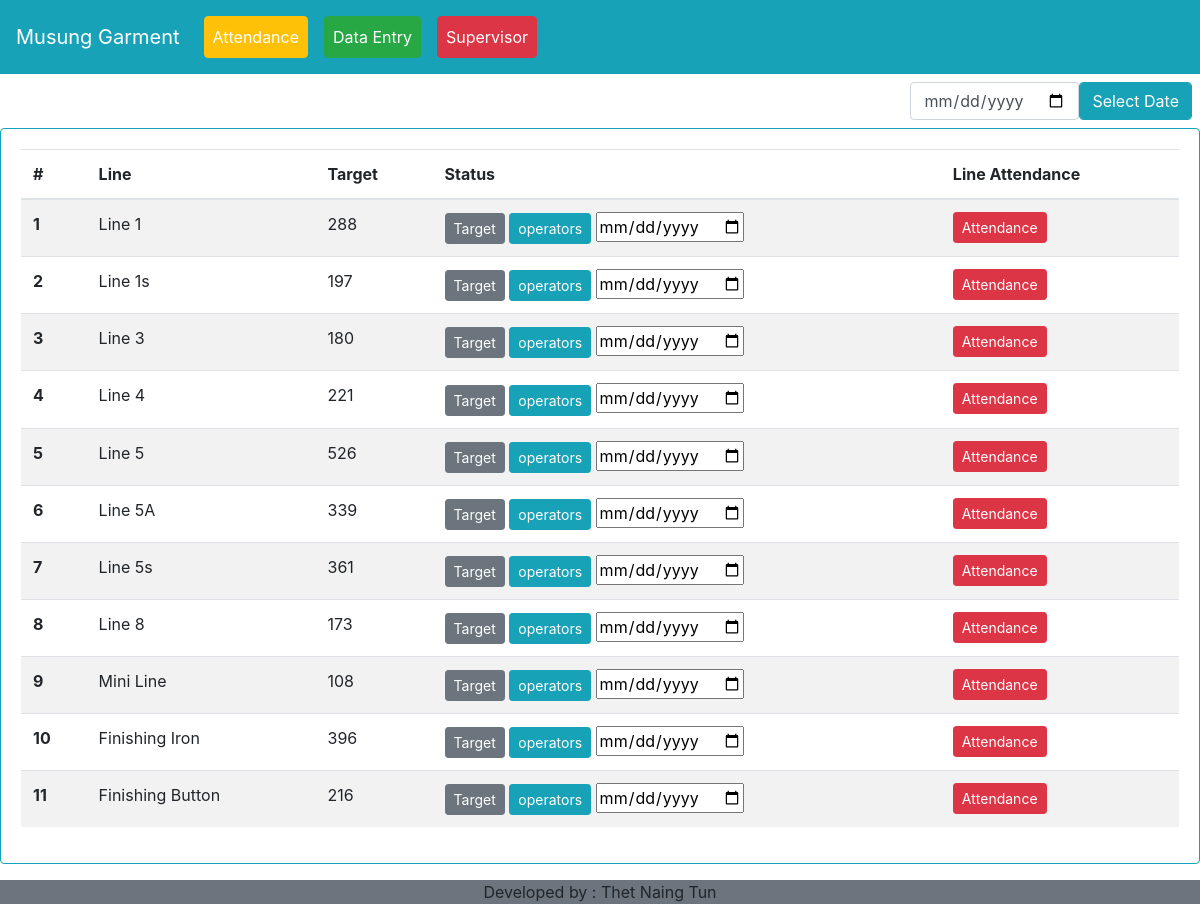
The app's page /attendance_backdate/, older data.
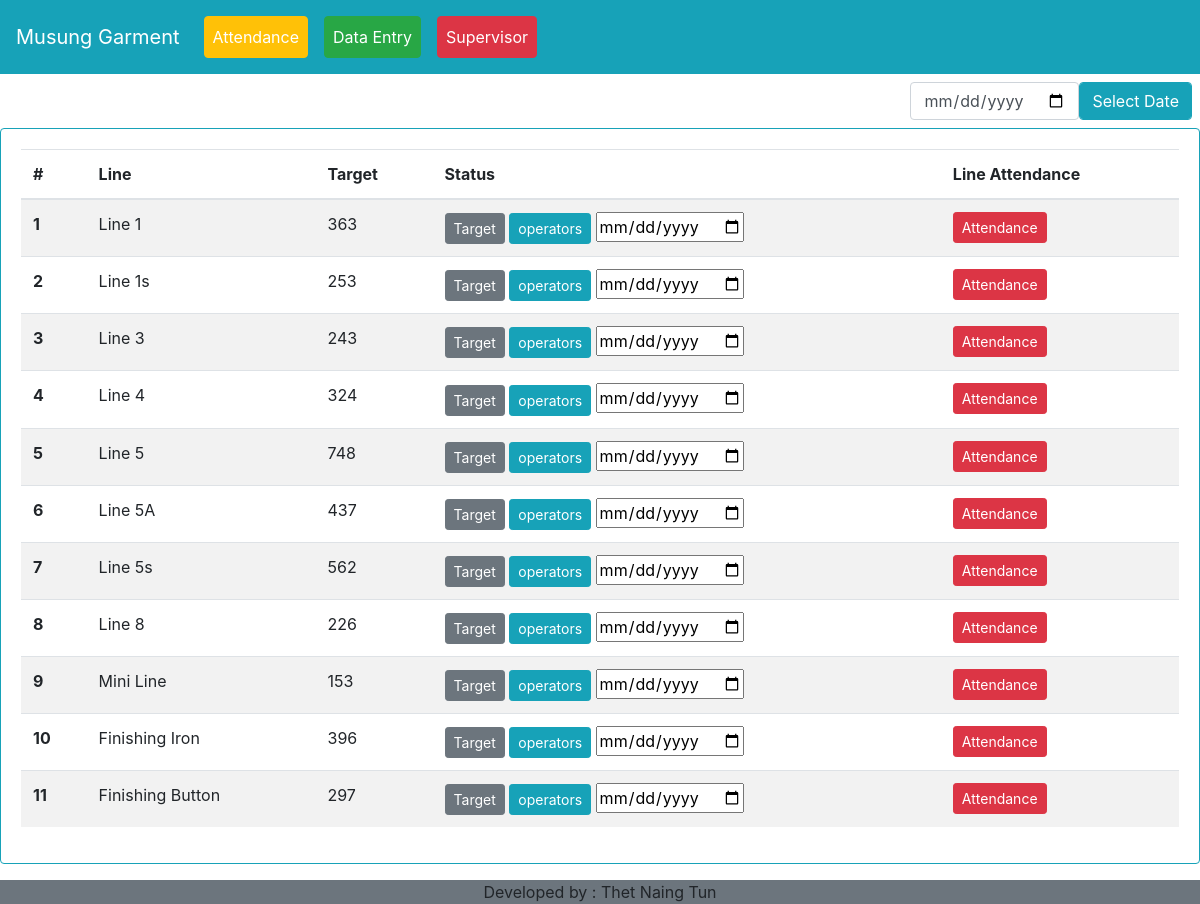
The same page, newer data.
### myapp/models.py (models this page shows, shortened)
class line(models.Model):
    line_name = models.CharField(max_length=255)
    target = models.PositiveIntegerField(default=0)

### myapp/views.py (the view)
# urls.py: path('attendance_backdate/', views.attendance_backdate, name='attendance_backdate'),
def attendance_backdate(request):
    bdate = request.POST.get('duedate')
    lis = line.objects.all()
    context = {'lis':lis, 'bdate':bdate}
    return render(request, 'attendance_backdate.html', context)

### templates/attendance_backdate.html (shortened to what this page needs)
{% extends 'base.html' %}
{% block content %}
<div class="d-flex justify-content-end">
  <form method="post" action="{% url 'myapp:attendance_backdate' %}">{% csrf_token %}
    <div class="row m-2">
      <input type="date" name="duedate"  class="form-control col datepicker">
      <input type="submit" class="form-control btn btn-md btn-info col" value="Select Date">
    </div>
  </form>
</div>
<div class="card border-info mb-3">
  <div class="card-body">
<table class="table table-striped" id="invlist">
  <thead>
    <tr class="lilisttr">
      <th scope="col">#</th>
      <th scope="col">Line</th>
      <th scope="col">Target</th>
      <th scope="col">Status</th>
      <th scope="col">Line Attendance</th>
    </tr>
  </thead>
  <tbody id="linelistTbl">
  	{% for i in lis %}
    <tr class="linetr">
      <th scope="row" class="lid">{{i.id}}</th>
      <td>{{i.line_name}}</td>
      <td>{{i.target}}</td>
      <td>
<button type="button" class="btn btn-sm btn-secondary" data-toggle="modal" data-target="#lineu-{{i.id}}">
  Target
</button>
    <a href="{% url 'myapp:operatoratt' i.id %}" class="btn btn-sm btn-info">operators</a>
    <input type="date" name="backd" value="{{bdate}}" class="bdate">
      </td>
      <td>
        <button type="button" class="dueattendance btn btn-sm btn-danger">Attendance</button>
      </td>
    </tr>
    {% endfor %}
  </tbody>
</table>
  </div>
</div>
{% endblock content %}

Row changes from the older to the newer data that the page shows:
changed line "Line 1": target "288" → "363"
changed line "Line 1s": target "197" → "253"
changed line "Line 3": target "180" → "243"
changed line "Line 4": target "221" → "324"
changed line "Line 5": target "526" → "748"
changed line "Line 5A": target "339" → "437"
changed line "Line 5s": target "361" → "562"
changed line "Line 8": target "173" → "226"
changed line "Mini Line": target "108" → "153"
changed line "Finishing Button": target "216" → "297"
